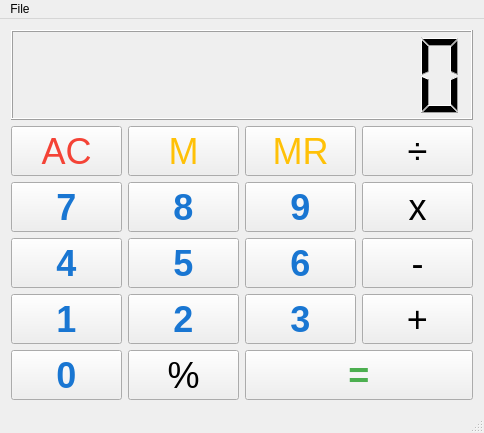
<?xml version="1.0" encoding="UTF-8"?>
<ui version="4.0">
 <class>MainWindow</class>
 <widget class="QMainWindow" name="MainWindow">
  <property name="geometry">
   <rect>
    <x>0</x>
    <y>0</y>
    <width>484</width>
    <height>433</height>
   </rect>
  </property>
  <property name="windowTitle">
   <string>Calculator by Tutsin</string>
  </property>
  <widget class="QWidget" name="centralWidget">
   <property name="sizePolicy">
    <sizepolicy hsizetype="Maximum" vsizetype="Maximum">
     <horstretch>0</horstretch>
     <verstretch>0</verstretch>
    </sizepolicy>
   </property>
   <layout class="QVBoxLayout" name="verticalLayout">
    <item>
     <widget class="QLCDNumber" name="lcdNumber">
      <property name="digitCount">
       <number>10</number>
      </property>
     </widget>
    </item>
    <item>
     <layout class="QGridLayout" name="gridLayout">
      <item row="3" column="0">
       <widget class="QPushButton" name="pushButton_n4">
        <property name="minimumSize">
         <size>
          <width>0</width>
          <height>50</height>
         </size>
        </property>
        <property name="font">
         <font>
          <pointsize>27</pointsize>
          <weight>75</weight>
          <bold>true</bold>
         </font>
        </property>
        <property name="styleSheet">
         <string notr="true">QPushButton {
color: #1976D2;
}</string>
        </property>
        <property name="text">
         <string>4</string>
        </property>
        <property name="shortcut">
         <string>4</string>
        </property>
       </widget>
      </item>
      <item row="4" column="0">
       <widget class="QPushButton" name="pushButton_n1">
        <property name="minimumSize">
         <size>
          <width>0</width>
          <height>50</height>
         </size>
        </property>
        <property name="font">
         <font>
          <pointsize>27</pointsize>
          <weight>75</weight>
          <bold>true</bold>
         </font>
        </property>
        <property name="styleSheet">
         <string notr="true">QPushButton {
color: #1976D2;
}</string>
        </property>
        <property name="text">
         <string>1</string>
        </property>
        <property name="shortcut">
         <string>1</string>
        </property>
       </widget>
      </item>
      <item row="2" column="1">
       <widget class="QPushButton" name="pushButton_n8">
        <property name="minimumSize">
         <size>
          <width>0</width>
          <height>50</height>
         </size>
        </property>
        <property name="font">
         <font>
          <pointsize>27</pointsize>
          <weight>75</weight>
          <bold>true</bold>
         </font>
        </property>
        <property name="styleSheet">
         <string notr="true">QPushButton {
color: #1976D2;
}</string>
        </property>
        <property name="text">
         <string>8</string>
        </property>
        <property name="shortcut">
         <string>8</string>
        </property>
       </widget>
      </item>
      <item row="2" column="3">
       <widget class="QPushButton" name="pushButton_mul">
        <property name="minimumSize">
         <size>
          <width>0</width>
          <height>50</height>
         </size>
        </property>
        <property name="font">
         <font>
          <pointsize>27</pointsize>
          <weight>50</weight>
          <bold>false</bold>
         </font>
        </property>
        <property name="text">
         <string>x</string>
        </property>
        <property name="shortcut">
         <string>*</string>
        </property>
       </widget>
      </item>
      <item row="2" column="0">
       <widget class="QPushButton" name="pushButton_n7">
        <property name="minimumSize">
         <size>
          <width>0</width>
          <height>50</height>
         </size>
        </property>
        <property name="font">
         <font>
          <pointsize>27</pointsize>
          <weight>75</weight>
          <bold>true</bold>
         </font>
        </property>
        <property name="styleSheet">
         <string notr="true">QPushButton {
color: #1976D2;
}</string>
        </property>
        <property name="text">
         <string>7</string>
        </property>
        <property name="shortcut">
         <string>7</string>
        </property>
       </widget>
      </item>
      <item row="3" column="2">
       <widget class="QPushButton" name="pushButton_n6">
        <property name="minimumSize">
         <size>
          <width>0</width>
          <height>50</height>
         </size>
        </property>
        <property name="font">
         <font>
          <pointsize>27</pointsize>
          <weight>75</weight>
          <bold>true</bold>
         </font>
        </property>
        <property name="styleSheet">
         <string notr="true">QPushButton {
color: #1976D2;
}</string>
        </property>
        <property name="text">
         <string>6</string>
        </property>
        <property name="shortcut">
         <string>6</string>
        </property>
       </widget>
      </item>
      <item row="3" column="1">
       <widget class="QPushButton" name="pushButton_n5">
        <property name="minimumSize">
         <size>
          <width>0</width>
          <height>50</height>
         </size>
        </property>
        <property name="font">
         <font>
          <pointsize>27</pointsize>
          <weight>75</weight>
          <bold>true</bold>
         </font>
        </property>
        <property name="styleSheet">
         <string notr="true">QPushButton {
color: #1976D2;
}</string>
        </property>
        <property name="text">
         <string>5</string>
        </property>
        <property name="shortcut">
         <string>5</string>
        </property>
       </widget>
      </item>
      <item row="5" column="0">
       <widget class="QPushButton" name="pushButton_n0">
        <property name="minimumSize">
         <size>
          <width>0</width>
          <height>50</height>
         </size>
        </property>
        <property name="font">
         <font>
          <pointsize>27</pointsize>
          <weight>75</weight>
          <bold>true</bold>
         </font>
        </property>
        <property name="styleSheet">
         <string notr="true">QPushButton {
color: #1976D2;
}</string>
        </property>
        <property name="text">
         <string>0</string>
        </property>
        <property name="shortcut">
         <string>0</string>
        </property>
       </widget>
      </item>
      <item row="4" column="1">
       <widget class="QPushButton" name="pushButton_n2">
        <property name="minimumSize">
         <size>
          <width>0</width>
          <height>50</height>
         </size>
        </property>
        <property name="font">
         <font>
          <pointsize>27</pointsize>
          <weight>75</weight>
          <bold>true</bold>
         </font>
        </property>
        <property name="styleSheet">
         <string notr="true">QPushButton {
color: #1976D2;
}</string>
        </property>
        <property name="text">
         <string>2</string>
        </property>
        <property name="shortcut">
         <string>2</string>
        </property>
       </widget>
      </item>
      <item row="2" column="2">
       <widget class="QPushButton" name="pushButton_n9">
        <property name="minimumSize">
         <size>
          <width>0</width>
          <height>50</height>
         </size>
        </property>
        <property name="font">
         <font>
          <pointsize>27</pointsize>
          <weight>75</weight>
          <bold>true</bold>
         </font>
        </property>
        <property name="styleSheet">
         <string notr="true">QPushButton {
color: #1976D2;
}</string>
        </property>
        <property name="text">
         <string>9</string>
        </property>
        <property name="shortcut">
         <string>9</string>
        </property>
       </widget>
      </item>
      <item row="4" column="2">
       <widget class="QPushButton" name="pushButton_n3">
        <property name="minimumSize">
         <size>
          <width>0</width>
          <height>50</height>
         </size>
        </property>
        <property name="font">
         <font>
          <pointsize>27</pointsize>
          <weight>75</weight>
          <bold>true</bold>
         </font>
        </property>
        <property name="styleSheet">
         <string notr="true">QPushButton {
color: #1976D2;
}</string>
        </property>
        <property name="text">
         <string>3</string>
        </property>
        <property name="shortcut">
         <string>3</string>
        </property>
       </widget>
      </item>
      <item row="1" column="3">
       <widget class="QPushButton" name="pushButton_div">
        <property name="minimumSize">
         <size>
          <width>0</width>
          <height>50</height>
         </size>
        </property>
        <property name="font">
         <font>
          <pointsize>27</pointsize>
          <weight>50</weight>
          <bold>false</bold>
         </font>
        </property>
        <property name="text">
         <string>÷</string>
        </property>
        <property name="shortcut">
         <string>/</string>
        </property>
       </widget>
      </item>
      <item row="3" column="3">
       <widget class="QPushButton" name="pushButton_sub">
        <property name="minimumSize">
         <size>
          <width>0</width>
          <height>50</height>
         </size>
        </property>
        <property name="font">
         <font>
          <pointsize>27</pointsize>
          <weight>50</weight>
          <bold>false</bold>
         </font>
        </property>
        <property name="text">
         <string>-</string>
        </property>
        <property name="shortcut">
         <string>-</string>
        </property>
       </widget>
      </item>
      <item row="4" column="3">
       <widget class="QPushButton" name="pushButton_add">
        <property name="minimumSize">
         <size>
          <width>0</width>
          <height>50</height>
         </size>
        </property>
        <property name="font">
         <font>
          <pointsize>27</pointsize>
          <weight>50</weight>
          <bold>false</bold>
         </font>
        </property>
        <property name="text">
         <string>+</string>
        </property>
        <property name="shortcut">
         <string>+</string>
        </property>
       </widget>
      </item>
      <item row="1" column="0">
       <widget class="QPushButton" name="pushButton_ac">
        <property name="minimumSize">
         <size>
          <width>0</width>
          <height>50</height>
         </size>
        </property>
        <property name="font">
         <font>
          <pointsize>27</pointsize>
          <weight>50</weight>
          <bold>false</bold>
         </font>
        </property>
        <property name="styleSheet">
         <string notr="true">QPushButton {
    color: #f44336;
}</string>
        </property>
        <property name="text">
         <string>AC</string>
        </property>
        <property name="shortcut">
         <string>Esc</string>
        </property>
       </widget>
      </item>
      <item row="1" column="2">
       <widget class="QPushButton" name="pushButton_mr">
        <property name="minimumSize">
         <size>
          <width>0</width>
          <height>50</height>
         </size>
        </property>
        <property name="font">
         <font>
          <pointsize>27</pointsize>
          <weight>50</weight>
          <bold>false</bold>
         </font>
        </property>
        <property name="styleSheet">
         <string notr="true">QPushButton {
   color: #FFC107;
}</string>
        </property>
        <property name="text">
         <string>MR</string>
        </property>
        <property name="shortcut">
         <string>R</string>
        </property>
       </widget>
      </item>
      <item row="1" column="1">
       <widget class="QPushButton" name="pushButton_m">
        <property name="minimumSize">
         <size>
          <width>0</width>
          <height>50</height>
         </size>
        </property>
        <property name="font">
         <font>
          <pointsize>27</pointsize>
          <weight>50</weight>
          <bold>false</bold>
         </font>
        </property>
        <property name="styleSheet">
         <string notr="true">QPushButton {
   color: #FFC107;
}</string>
        </property>
        <property name="text">
         <string>M</string>
        </property>
        <property name="shortcut">
         <string>M</string>
        </property>
       </widget>
      </item>
      <item row="5" column="1">
       <widget class="QPushButton" name="pushButton_pc">
        <property name="minimumSize">
         <size>
          <width>0</width>
          <height>50</height>
         </size>
        </property>
        <property name="font">
         <font>
          <pointsize>27</pointsize>
          <weight>50</weight>
          <bold>false</bold>
         </font>
        </property>
        <property name="text">
         <string>%</string>
        </property>
        <property name="shortcut">
         <string>%</string>
        </property>
       </widget>
      </item>
      <item row="5" column="2" colspan="2">
       <widget class="QPushButton" name="pushButton_eq">
        <property name="minimumSize">
         <size>
          <width>0</width>
          <height>50</height>
         </size>
        </property>
        <property name="font">
         <font>
          <pointsize>27</pointsize>
          <weight>75</weight>
          <bold>true</bold>
         </font>
        </property>
        <property name="styleSheet">
         <string notr="true">QPushButton {
color: #4CAF50;
}</string>
        </property>
        <property name="text">
         <string>=</string>
        </property>
        <property name="shortcut">
         <string>Return</string>
        </property>
       </widget>
      </item>
     </layout>
    </item>
   </layout>
  </widget>
  <widget class="QMenuBar" name="menuBar">
   <property name="geometry">
    <rect>
     <x>0</x>
     <y>0</y>
     <width>484</width>
     <height>22</height>
    </rect>
   </property>
   <widget class="QMenu" name="menuFile">
    <property name="title">
     <string>File</string>
    </property>
    <addaction name="actionReset"/>
    <addaction name="actionExit"/>
   </widget>
   <addaction name="menuFile"/>
  </widget>
  <widget class="QStatusBar" name="statusBar"/>
  <action name="actionExit">
   <property name="text">
    <string>Exit</string>
   </property>
   <property name="shortcut">
    <string>Ctrl+Q</string>
   </property>
  </action>
  <action name="actionReset">
   <property name="text">
    <string>Reset</string>
   </property>
   <property name="shortcut">
    <string>Ctrl+R</string>
   </property>
  </action>
 </widget>
 <layoutdefault spacing="6" margin="11"/>
 <resources/>
 <connections/>
</ui>
